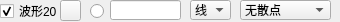
               <widget class="QWidget" name="widget_20" native="true">
                <property name="minimumSize">
                 <size>
                  <width>0</width>
                  <height>22</height>
                 </size>
                </property>
                <property name="maximumSize">
                 <size>
                  <width>16777215</width>
                  <height>22</height>
                 </size>
                </property>
                <widget class="QLineEdit" name="txtValueCurve20">
                 <property name="geometry">
                  <rect>
                   <x>110</x>
                   <y>0</y>
                   <width>71</width>
                   <height>20</height>
                  </rect>
                 </property>
                 <property name="text">
                  <string/>
                 </property>
                </widget>
                <widget class="QRadioButton" name="rdoBoldCurve20">
                 <property name="geometry">
                  <rect>
                   <x>90</x>
                   <y>3</y>
                   <width>16</width>
                   <height>16</height>
                  </rect>
                 </property>
                 <property name="text">
                  <string/>
                 </property>
                 <property name="checked">
                  <bool>false</bool>
                 </property>
                </widget>
                <widget class="QCheckBox" name="chkVisibleCurve20">
                 <property name="geometry">
                  <rect>
                   <x>0</x>
                   <y>3</y>
                   <width>60</width>
                   <height>16</height>
                  </rect>
                 </property>
                 <property name="text">
                  <string>波形20</string>
                 </property>
                 <property name="checked">
                  <bool>true</bool>
                 </property>
                </widget>
                <widget class="QPushButton" name="btnColourCurve20">
                 <property name="geometry">
                  <rect>
                   <x>60</x>
                   <y>0</y>
                   <width>21</width>
                   <height>21</height>
                  </rect>
                 </property>
                 <property name="text">
                  <string/>
                 </property>
                </widget>
                <widget class="QComboBox" name="cmbLineStyle20">
                 <property name="geometry">
                  <rect>
                   <x>190</x>
                   <y>0</y>
                   <width>41</width>
                   <height>20</height>
                  </rect>
                 </property>
                 <property name="currentIndex">
                  <number>1</number>
                 </property>
                 <item>
                  <property name="text">
                   <string>点</string>
                  </property>
                 </item>
                 <item>
                  <property name="text">
                   <string>线</string>
                  </property>
                 </item>
                 <item>
                  <property name="text">
                   <string>左</string>
                  </property>
                 </item>
                 <item>
                  <property name="text">
                   <string>右</string>
                  </property>
                 </item>
                 <item>
                  <property name="text">
                   <string>中</string>
                  </property>
                 </item>
                 <item>
                  <property name="text">
                   <string>积</string>
                  </property>
                 </item>
                </widget>
                <widget class="QComboBox" name="cmbScatterStyle20">
                 <property name="geometry">
                  <rect>
                   <x>240</x>
                   <y>0</y>
                   <width>91</width>
                   <height>20</height>
                  </rect>
                 </property>
                 <property name="focusPolicy">
                  <enum>Qt::WheelFocus</enum>
                 </property>
                 <property name="maxVisibleItems">
                  <number>20</number>
                 </property>
                 <item>
                  <property name="text">
                   <string>无散点</string>
                  </property>
                  <property name="icon">
                   <iconset resource="res.qrc">
                    <normaloff>:/pic/ssNone.png</normaloff>:/pic/ssNone.png</iconset>
                  </property>
                 </item>
                 <item>
                  <property name="text">
                   <string>x形</string>
                  </property>
                  <property name="icon">
                   <iconset resource="res.qrc">
                    <normaloff>:/pic/ssCross.png</normaloff>:/pic/ssCross.png</iconset>
                  </property>
                 </item>
                 <item>
                  <property name="text">
                   <string>+形</string>
                  </property>
                  <property name="icon">
                   <iconset resource="res.qrc">
                    <normaloff>:/pic/ssPlus.png</normaloff>:/pic/ssPlus.png</iconset>
                  </property>
                 </item>
                 <item>
                  <property name="text">
                   <string>空心圆</string>
                  </property>
                  <property name="icon">
                   <iconset resource="res.qrc">
                    <normaloff>:/pic/ssCircle.png</normaloff>:/pic/ssCircle.png</iconset>
                  </property>
                 </item>
                 <item>
                  <property name="text">
                   <string>实心圆</string>
                  </property>
                  <property name="icon">
                   <iconset resource="res.qrc">
                    <normaloff>:/pic/ssDisc.png</normaloff>:/pic/ssDisc.png</iconset>
                  </property>
                 </item>
                 <item>
                  <property name="text">
                   <string>矩形</string>
                  </property>
                  <property name="icon">
                   <iconset resource="res.qrc">
                    <normaloff>:/pic/ssSquare.png</normaloff>:/pic/ssSquare.png</iconset>
                  </property>
                 </item>
                 <item>
                  <property name="text">
                   <string>菱形</string>
                  </property>
                  <property name="icon">
                   <iconset resource="res.qrc">
                    <normaloff>:/pic/ssDiamond.png</normaloff>:/pic/ssDiamond.png</iconset>
                  </property>
                 </item>
                 <item>
                  <property name="text">
                   <string>星形</string>
                  </property>
                  <property name="icon">
                   <iconset resource="res.qrc">
                    <normaloff>:/pic/ssStar.png</normaloff>:/pic/ssStar.png</iconset>
                  </property>
                 </item>
                 <item>
                  <property name="text">
                   <string>正三角</string>
                  </property>
                  <property name="icon">
                   <iconset resource="res.qrc">
                    <normaloff>:/pic/ssTriangle.png</normaloff>:/pic/ssTriangle.png</iconset>
                  </property>
                 </item>
                 <item>
                  <property name="text">
                   <string>倒三角</string>
                  </property>
                  <property name="icon">
                   <iconset resource="res.qrc">
                    <normaloff>:/pic/ssTriangleInverted.png</normaloff>:/pic/ssTriangleInverted.png</iconset>
                  </property>
                 </item>
                 <item>
                  <property name="text">
                   <string>x框</string>
                  </property>
                  <property name="icon">
                   <iconset resource="res.qrc">
                    <normaloff>:/pic/ssCrossSquare.png</normaloff>:/pic/ssCrossSquare.png</iconset>
                  </property>
                 </item>
                 <item>
                  <property name="text">
                   <string>+框</string>
                  </property>
                  <property name="icon">
                   <iconset resource="res.qrc">
                    <normaloff>:/pic/ssPlusSquare.png</normaloff>:/pic/ssPlusSquare.png</iconset>
                  </property>
                 </item>
                 <item>
                  <property name="text">
                   <string>x圆</string>
                  </property>
                  <property name="icon">
                   <iconset resource="res.qrc">
                    <normaloff>:/pic/ssCrossCircle.png</normaloff>:/pic/ssCrossCircle.png</iconset>
                  </property>
                 </item>
                 <item>
                  <property name="text">
                   <string>+圆</string>
                  </property>
                  <property name="icon">
                   <iconset resource="res.qrc">
                    <normaloff>:/pic/ssPlusCircle.png</normaloff>:/pic/ssPlusCircle.png</iconset>
                  </property>
                 </item>
                 <item>
                  <property name="text">
                   <string>和平</string>
                  </property>
                  <property name="icon">
                   <iconset resource="res.qrc">
                    <normaloff>:/pic/ssPeace.png</normaloff>:/pic/ssPeace.png</iconset>
                  </property>
                 </item>
                </widget>
               </widget>
